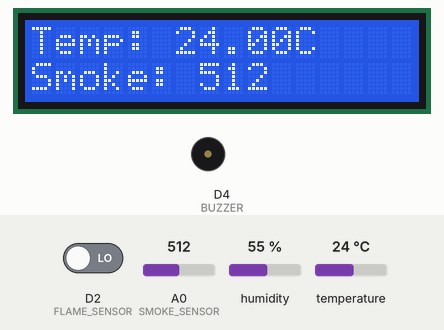
Bench run of a program on a simulated ESP8266 (NodeMCU). Parts: 16×2 character LCD, buzzer (waves = sounding, pin HIGH). The test bench sets the inputs (shaded band); at power-on: temperature 24 °C, D2 (FLAME_SENSOR) LOW, A0 (SMOKE_SENSOR) = 512, humidity 55 %. WiFi joins after 1.5 s; servers stay silent unless stated; uploads are accepted with an empty reply; what the program prints to the serial monitor is not drawn.

Above: at 3.8 s.
3.9 s: temperature set to 41 °C
At 6.38 s:
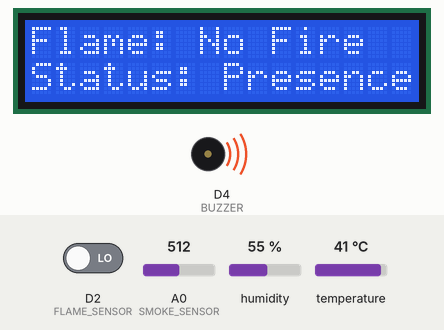
8.0 s: D2 (FLAME_SENSOR) driven HIGH
At 10.9 s:
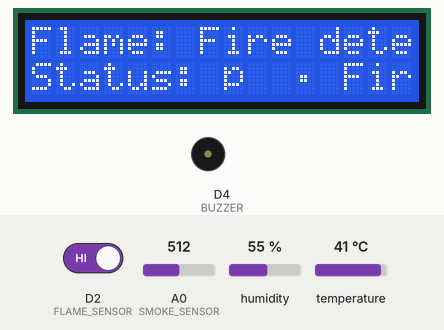
16.0 s: temperature set to 39 °C
At 19.2 s:
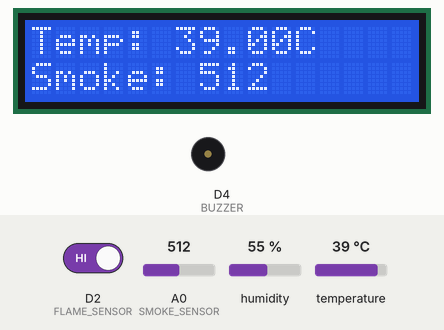
24.0 s: temperature set to 12 °C
At 27.4 s:
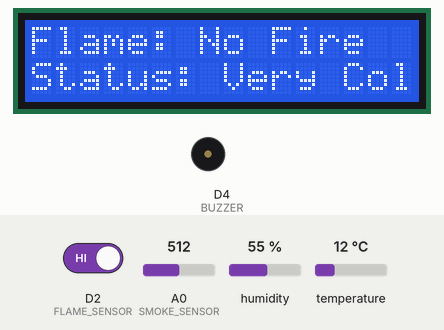
32.0 s: temperature set to 18 °C
At 35.1 s:
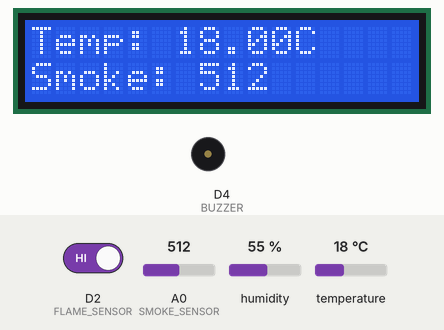
37.8 s: temperature set to 21 °C
At 43.8 s:
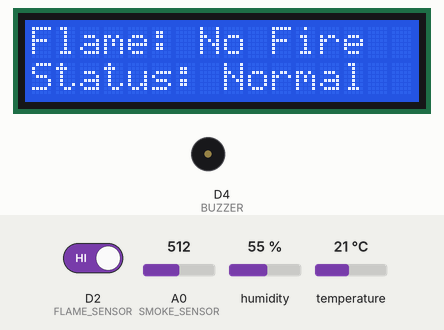
Timing chart, 0 to 45.3 s (numbered marks = the images above; inputs shaded):
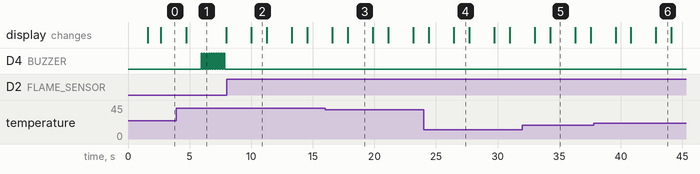

Measured:
- the behaviour switches between 41 and 40 °C on temperature (found by bisection; images 2 and 3)
- the behaviour switches between 19 and 20 °C on temperature (found by bisection; images 5 and 6)
- after the input at 3.9 s, D4 (BUZZER): alternates HIGH for 0.10 s and LOW for 0.10 s, starting after 2.0 s
- after the input at 8.0 s, D4 (BUZZER): stops changing and stays LOW
- after the input at 16.0 s, the display: first differs from a run without the input after 1.8 s (image 3)
- after the input at 24.0 s, the display: first changes after 0.42 s (image 4 shows a later state)
- after the input at 32.0 s, the display: first differs from a run without the input after 2.3 s (image 5)
- after the input at 37.8 s, the display: first differs from a run without the input after 3.0 s (image 6 shows a later state)

The program:

main.cpp
```cpp
#define BLYNK_TEMPLATE_ID "TMPL2zBXSEynG"
#define BLYNK_TEMPLATE_NAME "Smoke Sensor"
#define BLYNK_AUTH_TOKEN "1oUnUVdlQnL20CqZ1QDOjky64couZY7I"

#include <Arduino.h>
#include <Wire.h>
#include <LiquidCrystal_I2C.h>
#include <ESP8266WiFi.h>
#include <DHT.h>
#include <ESP8266HTTPClient.h>
#include <WiFiClientSecure.h>
#include <BlynkSimpleEsp8266.h>


#define DHTPIN D1        // DHT11 sensor pin
#define DHTTYPE DHT11    // DHT sensor type
#define FLAME_SENSOR D2  // Flame sensor pin
#define SMOKE_SENSOR A0  // Smoke sensor pin
#define BUZZER D4        // Buzzer pin

const char* ssid = "Reindeer";  // Replace with your WiFi SSID
const char* password = "200120022003";  // Replace with your WiFi Password
const char* server = "http://192.168.10.103:8888/smoke_web_dashboard-main/server/controller.php";

char auth[] = BLYNK_AUTH_TOKEN;
BlynkTimer timer;
bool sentAlert = false;


DHT dht(DHTPIN, DHTTYPE);
WiFiClient client;
HTTPClient http;
LiquidCrystal_I2C lcd(0x27, 16, 2);  // I2C address 0x27 for 16x2 LCD
void alarm_alert(int delay1, int delay2, int time){
    for(int i = 0; i < time; i++ ){
        digitalWrite(BUZZER, HIGH);
        delay(delay1);
        digitalWrite(BUZZER, LOW);
        delay(delay2);
    }
}

void setup() {
    Serial.begin(9600);
    dht.begin();
    Wire.begin(D6, D7);
    pinMode(FLAME_SENSOR, INPUT);
    pinMode(SMOKE_SENSOR, INPUT);
    pinMode(BUZZER, OUTPUT);
    digitalWrite(BUZZER, LOW);

    lcd.begin(16, 2);  // Correctly initializes a 16x2 LCD
    lcd.backlight();    // Turn on LCD backlight
    lcd.setCursor(0, 0);
    lcd.print("Smart Fire Alarm");

    // Connect to WiFi
    WiFi.begin(ssid, password);
    Serial.print("Connecting to WiFi");
    lcd.setCursor(0, 1);
    lcd.print("Connecting...");

    while (WiFi.status() != WL_CONNECTED) {
        delay(500);
        Serial.print(".");
    }

    Serial.println("\nConnected to WiFi!");
    lcd.setCursor(0, 1);
    lcd.print("WiFi Connected ");
    delay(1000);
}

void sendToBlynk() {
  float temperature = dht.readTemperature();
  float humidity = dht.readHumidity();
  int flame = analogRead(FLAME_SENSOR);
  int smoke = analogRead(SMOKE_SENSOR);

  Blynk.virtualWrite(V0, temperature);
  Blynk.virtualWrite(V1, humidity);
  Blynk.virtualWrite(V2, flame);
  Blynk.virtualWrite(V3, smoke);
}

void loop() {
    Blynk.run();
    timer.run();
    float temperature = dht.readTemperature();
    float humidity = dht.readHumidity();
    int flameValue = digitalRead(FLAME_SENSOR); // 1 = No Fire, 0 = Fire
    int smokeValue = analogRead(SMOKE_SENSOR); // Higher value = More smoke

    Serial.print("Temperature: "); Serial.print(temperature);
    Serial.print("°C | Humidity: "); Serial.print(humidity);
    Serial.print("% | Flame: "); Serial.print(flameValue);
    Serial.print(" | Smoke: "); Serial.println(smokeValue);

    // Fire detection logic
    String status = "Normal";

    if (temperature > 40 && flameValue == 0) {
        status = "🔥 Fire Detected!";
        alarm_alert(100, 100, 10);
    } else if (temperature > 40 && flameValue == 1) {
        status = "High Temp, No Fire";
        digitalWrite(BUZZER, LOW);
    } else if (temperature < 40 && flameValue == 0) {
        status = "Presence of flame / ultraviolert";
        // digitalWrite(BUZZER, HIGH);
    } else if (temperature > 30) {
        status = "High Temperature";
    } else if (temperature < 20) {
        status = "Very Cold";
    } else if(smokeValue > 550 && smokeValue < 650){
        status = "Smoke or Gas detected .";
        alarm_alert(1000, 1000, 10);
    } else if(smokeValue > 650){
        status = "Huge smoke or gas leakage detected .";
        alarm_alert(500, 500, 10);
    }

    // Display data on LCD
    lcd.clear();
    lcd.setCursor(0, 0);
    lcd.print("Temp: "); lcd.print(temperature); lcd.print("C");

    lcd.setCursor(0, 1);
    lcd.print("Smoke: "); lcd.print(smokeValue);

    delay(2000); // Display for 2 seconds

    lcd.clear();
    lcd.setCursor(0, 0);
    lcd.print("Flame: ");
    lcd.print(flameValue == 0 && temperature > 40  ? "Fire detected" : "No Fire");

    lcd.setCursor(0, 1);
    lcd.print("Status: ");
    lcd.print(status);

    // Send data to the web server
    if (WiFi.status() == WL_CONNECTED) {
        http.begin(client, server);
        http.addHeader("Content-Type", "application/x-www-form-urlencoded");

        String postData = "temperature=" + String(temperature) +
                          "&humidity=" + String(humidity) +
                          "&flame=" + String(flameValue) +
                          "&smoke=" + String(smokeValue) +
                          "&status=" + status;

        http.POST(postData);
        http.getString();
        http.end();
    }

    delay(1000); // Send data every 5 seconds
}
```
